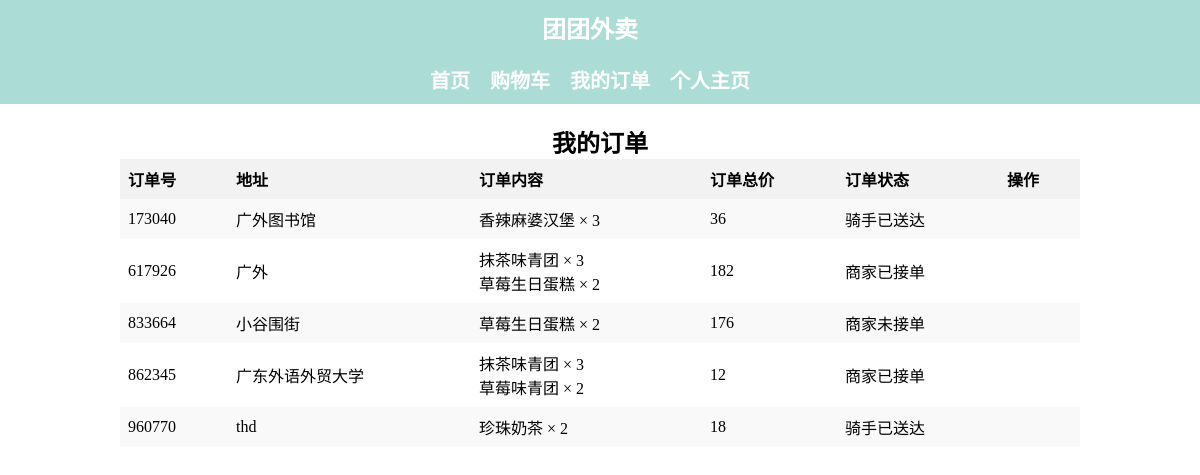
The page /团团外卖/html/客户订单.php (signed in) on the database its author committed.
### tables this page shows
CREATE TABLE `orders` (
  `orderID` int(11) NOT NULL,
  `userID` int(11) DEFAULT NULL,
  `merchantID` int(11) DEFAULT NULL,
  `courierID` int(11) DEFAULT NULL,
  `dispatchTime` datetime DEFAULT NULL,
  `deliveryTime` datetime DEFAULT NULL,
  `status` enum('Preparing','Dispatched','Delivered','Completed','Unget') DEFAULT NULL,
  `address` text DEFAULT NULL
);

CREATE TABLE `orderdetails` (
  `orderID` int(11) NOT NULL,
  `foodID` int(11) NOT NULL,
  `quantity` int(11) DEFAULT NULL
);

CREATE TABLE `foods` (
  `foodID` int(11) NOT NULL,
  `foodName` varchar(50) DEFAULT NULL,
  `price` decimal(5,2) DEFAULT NULL,
  `merchantID` int(11) DEFAULT NULL,
  `photo` varchar(128) DEFAULT NULL,
  `description` text DEFAULT NULL
);

### 团团外卖/html/客户订单.php (the view, shortened to what this page needs)
<?php
$connection = mysqli_connect("localhost", "root", "", "takeout");
$userID = $_SESSION['userID'];
function getOrderStatus($status) {
  switch ($status) {
    case 'Unget':
      return '商家未接单';
    case 'Preparing':
      return '商家已接单';
      case 'Completed':
      return '骑手已送达';
  }
}
?>
<!DOCTYPE html>
<html>
<head>
  <link rel="stylesheet" href="../css/zystyle.css">
  <link rel="stylesheet" href="../css/ddstyle.css">
</head>
<body>
    <header>
        <nav>
          <h1>团团外卖</h1>
          <ul>
          <li><a href="客户主页.php">首页</a></li>
        <li><a href="购物车.php">购物车</a></li>
        <li><a href="客户订单.php">我的订单</a></li>
        <li><a href="个人主页.php">个人主页</a></li>
          </ul>
        </nav>
      </header>
    <div class="container">
        <center><h2>我的订单</h2>
        <table id="menu-table">
            <thead>
                <tr>
                    <th>订单号</th>
                    <th>地址</th>
                    <th>订单内容</th>
                    <th>订单总价</th>
                    <th>订单状态</th>
                    <th>操作</th>
                </tr>
            </thead>
            <tbody id="menu-body">
              <?php
                $query = "SELECT * FROM orders WHERE userID=$userID ";
                $result = mysqli_query($connection, $query);
                while ($row = mysqli_fetch_assoc($result)) {
                  $orderID = $row['orderID'];
                  $query2 = "SELECT * FROM orderdetails WHERE orderID = '$orderID' ";
                  $result2 = mysqli_query($connection, $query2);
                  echo "<tr>";
                  echo "<td>" . $orderID . "</td>";
                  echo "<td>" . $row['address'] . "</td>";
                  echo "<td>";
                  $totalPrice = 0;
                  while ($row2 = mysqli_fetch_assoc($result2)) {
                    $foodID = $row2['foodID'];
                    $quantity = $row2['quantity'];
                    $query3 = "SELECT * FROM foods WHERE foodID=$foodID ";
                    $result3 = mysqli_query($connection, $query3);
                    $row3 = mysqli_fetch_assoc($result3);
                    $foodName = $row3['foodName'];
                    $price = $row3['price'];
                    $itemTotal = $price * $quantity;
                    $totalPrice += $itemTotal;
                    echo $foodName . " × " . $quantity . "<br>";
                  }
                  echo "</td>";
                  echo "<td>" . $totalPrice . "</td>";
                  echo "<td>" . getOrderStatus($row['status']) . "</td>";
                  echo "<td>";
                }
              ?>
            </tbody>
        </table>
      </center>
    </div>
</body>
</html>

### 团团外卖/css/zystyle.css (style rules this page uses)
* { margin: 0; padding: 0; box-sizing: border-box; }
header { background-color: #abdcd6; padding: 10px; display: flex; align-items: center; justify-content: center; }
nav h1 { color: white; font-size: 24px; font-weight: bold; margin-right: 20px; }
nav ul { list-style-type: none; display: flex; }
nav ul li { margin-right: 20px; }
nav ul li:nth-child(-n+4) a { font-weight: bold; font-size: 20px; color: white; }
.container { max-width: 1000px; margin: 0 auto; padding: 20px; }
h1 { text-align: center; margin-bottom: 20px; }

### 团团外卖/css/ddstyle.css (style rules this page uses)
table { border-collapse: collapse; width: 100%; }
th { background-color: #f2f2f2; font-weight: bold; text-align: left; padding: 8px; }
td { padding: 8px; }
tr:nth-child(odd) { background-color: #f9f9f9; }
a { text-decoration: none; color: #333; }

### rows shown on the page
orders: orderID "173040", address "广外图书馆", totalPrice "36", status "骑手已送达"
orderdetails: foodID.foodName "香辣麻婆汉堡", quantity "3"
orders: orderID "617926", address "广外", totalPrice "182", status "商家已接单"
orderdetails: foodID.foodName "抹茶味青团", quantity "3"
orderdetails: foodID.foodName "草莓生日蛋糕", quantity "2"
orders: orderID "833664", address "小谷围街", totalPrice "176", status "商家未接单"
orderdetails: foodID.foodName "草莓生日蛋糕", quantity "2"
orders: orderID "862345", address "广东外语外贸大学", totalPrice "12", status "商家已接单"
orderdetails: foodID.foodName "抹茶味青团", quantity "3"
orderdetails: foodID.foodName "草莓味青团", quantity "2"
orders: orderID "960770", address "thd", totalPrice "18", status "骑手已送达"
orderdetails: foodID.foodName "珍珠奶茶", quantity "2"
